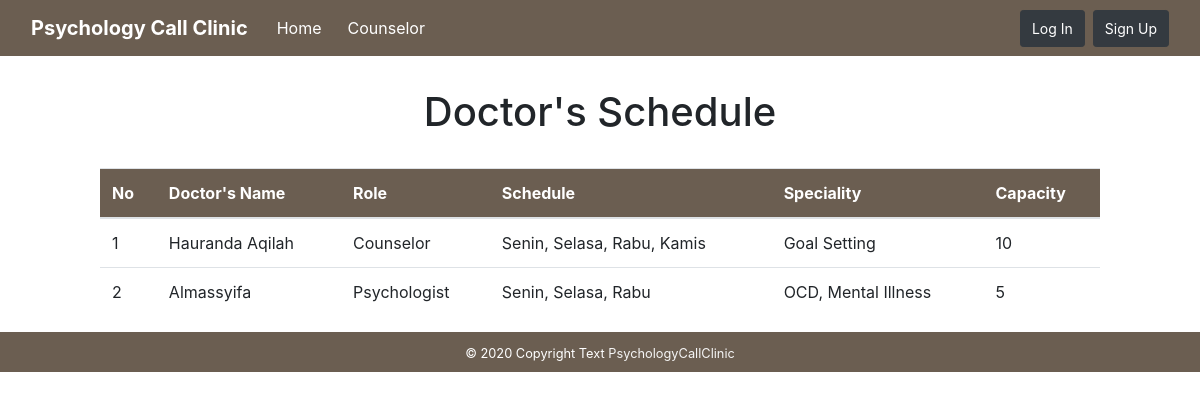
The app's page /psychologycallClinic/index.php/welcome/konselor, older data.
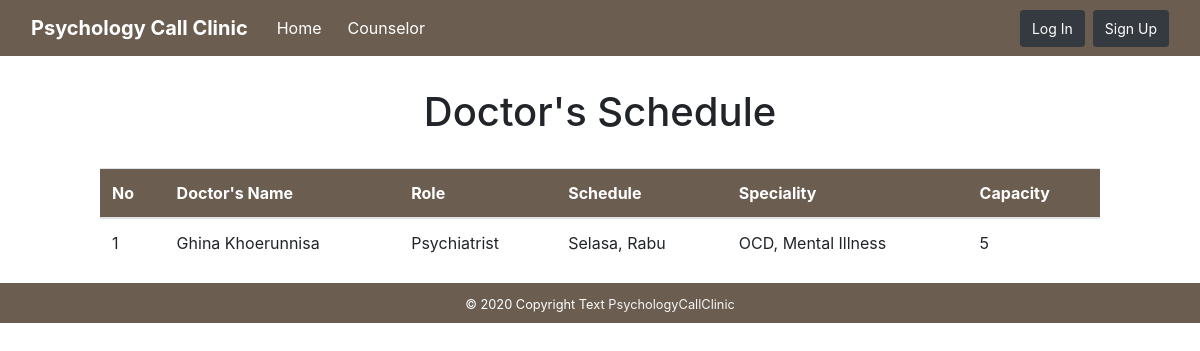
The same page, newer data.
### tables this page shows
CREATE TABLE `konselor` (
  `id_konselor` int(100) NOT NULL,
  `fullname` varchar(100) NOT NULL,
  `username` varchar(100) NOT NULL,
  `password` varchar(300) NOT NULL,
  `email` varchar(100) NOT NULL,
  `role` enum('Counselor','Psychologist','Psychiatrist') NOT NULL,
  `schedule` varchar(300) NOT NULL,
  `speciality` varchar(300) NOT NULL,
  `capacity` int(20) NOT NULL,
  `id_level` int(11) NOT NULL
);

### psychologycallClinic/application/controllers/Welcome.php (called while the page is built, shortened)
<?php
class Welcome extends CI_Controller
{
	function __construct()
    {
        $this->load->model('Konselor_model');
    }
	public function konselor()
	{
		$data['title'] = 'Our Counselor Page';
		$data['konselor'] = $this->Konselor_model->get_konselor();
		$this->load->view('template/headerDefault', $data);
		$this->load->view('default/konselor', $data);
		$this->load->view('template/footer');
	}
}

### psychologycallClinic/index.php (called while the page is built, shortened)
<?php
require_once BASEPATH.'core/CodeIgniter.php';

### psychologycallClinic/application/models/Konselor_model.php (called while the page is built, shortened)
<?php
class Konselor_model extends CI_model
{
    public function get_konselor()
    {
        $this->db->select('*');
        $this->db->from('konselor');
        $this->db->order_by('role');
        $query = $this->db->get();
        return $query->result_array();
    }
}

### psychologycallClinic/application/views/default/konselor.php (the view, shortened to what this page needs)
<!DOCTYPE html>
<html lang="en">
<head>
    <link rel="stylesheet" href="https://stackpath.bootstrapcdn.com/bootstrap/4.3.1/css/bootstrap.min.css">
</head>
<body>
    <center>
      <br>
      <br>
        <h1>Doctor's Schedule</h1>
        <br>
        <table class="table table-hover" style="width: 1000px;">
            <thead style="background-color: #6b5e51; color:white;">
                <th scope="col">No</th>
                <th scope="col">Doctor's Name</th>
                <th scope="col">Role</th>
                <th scope="col">Schedule</th>
                <th scope="col">Speciality</th>
                <th scope="col">Capacity</th>
            </thead>
            <tbody>
              <tr>
                <?php
                  $i = 1;
                  foreach ($konselor as $k): ?>
                <td><?= $i++ ?></td>
                <td><?= $k['fullname'] ?></td>
                <td><?= $k['role'] ?></td>
                <td><?= $k['schedule'] ?></td>
                <td><?= $k['speciality'] ?></td>
                <td><?= $k['capacity'] ?></td>
              </tr>
              <tr>
                <?php endforeach; ?>
            </tbody>
          </table>
    </center>
</body>
</html>

### psychologycallClinic/application/views/template/headerDefault.php (shortened to what this page needs)
<!doctype html>
<html lang="en">
<head>
  <link rel="stylesheet" href="https://stackpath.bootstrapcdn.com/bootstrap/4.3.1/css/bootstrap.min.css">
  <link rel="stylesheet" type="text/css" href="https://cdn.datatables.net/1.10.19/css/jquery.dataTables.css">
  <link rel="stylesheet" href="https://use.fontawesome.com/releases/v5.8.1/css/all.css">
</head>
<body>
  <nav class="navbar navbar-expand-lg fixed-top" style="background-color:#6b5e51;">
    <div class="container-fluid">
      <a class="navbar-brand" href="<?= base_url(); ?>" style="color:white;font-weight:700;">Psychology Call Clinic</a>
      <div class="collapse navbar-collapse" id="navbarNavAltMarkup">
        <div class="navbar-nav">
          <a class="btn btn-link active" href="<?= base_url(); ?>" style="color:white;">Home</a>
          <a class="btn btn-link active" href="<?= base_url(); ?>welcome/konselor/" style="color:white;">Counselor</a>
        </div>
      </div>
      <div class="collapse navbar-collapse" id="navbarNav">
        <ul class="nav navbar-nav ml-auto">
          <li class="nav-item">
            <button type="button" class="btn btn-dark btn-sm mr-2"><a class="nav-link active" href="<?= base_url(); ?>user/login" style="color:white; padding: 3px;">Log In</a></button>
          </li>
          <li class="nav-item">
            <button type="button" class="btn btn-dark btn-sm"><a class="nav-link active" href="<?= base_url(); ?>user/register" style="color:white; padding: 3px;">Sign Up</a></button>
          </li>
        </ul>
      </div>
    </div>
  </nav>

### psychologycallClinic/application/views/template/footer.php (shortened to what this page needs)
<footer id="sticky-footer" class="py-2" style="background-color: #6b5e51; color: white; padding: 5px">
  <div class="container text-center">
    <small>&copy; 2020 Copyright Text <a class="stretched-link right" href="<?= base_url(); ?>" style="color: whitesmoke"> PsychologyCallClinic</a></small>
  </div>
</footer>
</body>
</html>

### psychologycallClinic/application/views/default/konselor.php (style rules this page uses)
html,body { padding-top: 20px; width: 100%; }

Row changes from the older to the newer data that the page shows:
removed konselor: fullname "Hauranda Aqilah", role "Counselor", schedule "Senin, Selasa, Rabu, Kamis", speciality "Goal Setting", capacity "10"
removed konselor: fullname "Almassyifa", role "Psychologist", schedule "Senin, Selasa, Rabu", speciality "OCD, Mental Illness", capacity "5"
added konselor: fullname "Ghina Khoerunnisa", role "Psychiatrist", schedule "Selasa, Rabu", speciality "OCD, Mental Illness", capacity "5"
